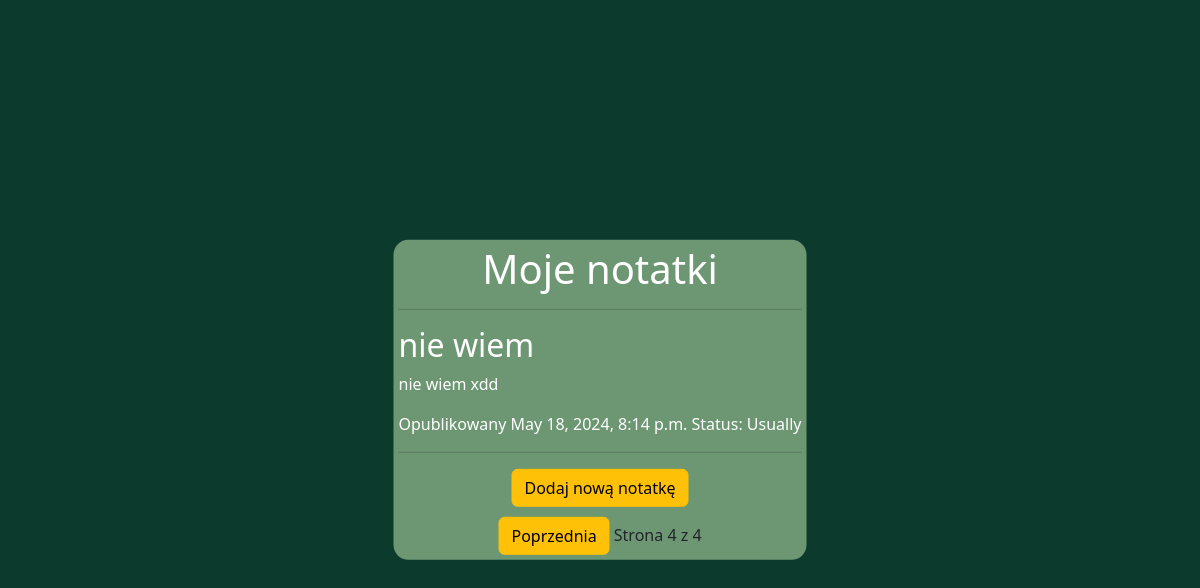
/?page=4, run on the app's committed database.
### aplikacjaNotatnik/models.py (models this page shows, shortened)
class Note(models.Model):
    STATUS_CHOICES = (
        ('Important', 'Important'),
        ('Usually', 'Usually')
    )
    title = models.CharField(max_length=100)
    text = models.TextField()
    time = models.DateTimeField(auto_now_add=True)
    author = models.ForeignKey(User, on_delete=models.CASCADE)
    status = models.CharField(max_length=10, choices=STATUS_CHOICES, default='Usually')
    id = models.AutoField(primary_key=True)
    def get_absolute_url(self):
        return reverse('detail_note', args=[self.id])

### aplikacjaNotatnik/views.py (the view)
# urls.py: path("", views.notes_list, name='notes_list'),
def notes_list(request):
    notes = Note.objects.all()
    important_notes = Note.objects.filter(status='Important')
    usually_notes = Note.objects.filter(status='Usually')
    notes = list(important_notes) + list(usually_notes)
    paginator = Paginator(notes, 3)
    page_number = request.GET.get('page')
    try:
        notes = paginator.page(page_number)
    except PageNotAnInteger:
        notes = paginator.page(1)
    except EmptyPage:
        notes = paginator.page(paginator.num_pages)
    return render(request, 'notes_list.html', {'notes': notes})

### aplikacjaNotatnik/templates/notes_list.html (shortened to what this page needs)
{% extends "base.html" %}
{% load static %}
{% block content %}
    <main>
        <div class="main-div">
            <h1 class="info">Moje notatki</h1>
            <hr>
            {% for note in notes %}
                <h2><a class="note-title" href="{{ note.get_absolute_url }}">{{ note.title }}</a></h2>
                <div class="note-text">{{ note.text|truncatewords:30|linebreaks }}</div>
                <p class="info">Opublikowany {{ note.time }} Status: {{ note.status }}</p>
            {% endfor %}
            <hr>
            <div class="info-center">
                <a class="btn btn-warning add-note-margin" href="{% url 'add_note' %}">Dodaj nową notatkę</a>
                <br>
                {% include "pagination.html" with page=notes %}
            </div>
        </div>
    </main>
{% endblock %}

### aplikacjaNotatnik/static/css/notatnik.css (style rules this page uses)
.main-div { height: auto; width: auto; padding: 5px; position: absolute; top: 50%; left: 50%; transform: translate(-50%, -50%); overflow-y: auto; background-color: #6D9773; border-radius: 15px; }
.note-title, .info { text-decoration: none; color: white; }
body { background-color: #0C3B2E !important; }
.note-text { color: white !important; }
.add-note-margin { margin-bottom: 10px !important; }
.info-center, .info { text-align: center !important; }

### data on the page
Note: title "nie wiem", text "nie wiem xdd", time "May 18, 2024, 8:14 p.m.", status "Usually"

### other printed values
{{ page.number }} "4"
{{ page.paginator.num_pages }} "4"
